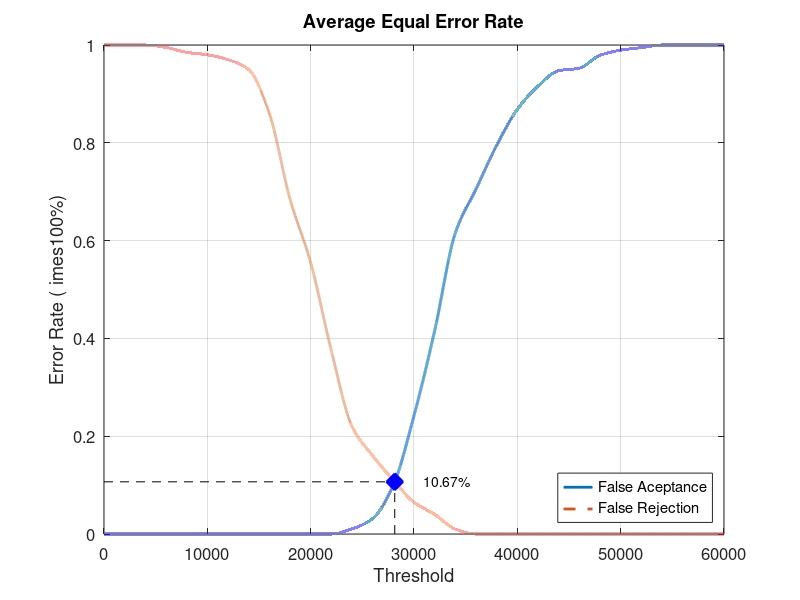
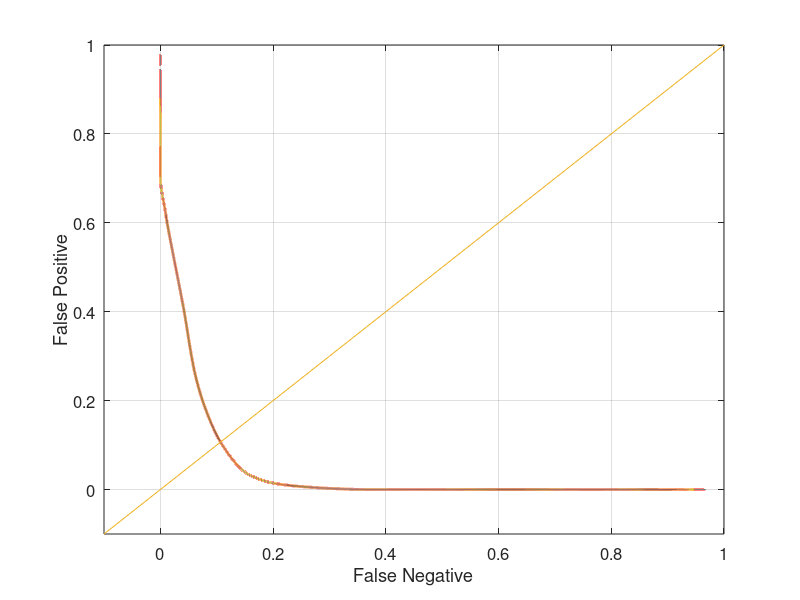

MATLAB code to generate these figures, in order:
close all;
clear;
clc;
x = 0:2000:60000;
xq = 0:0.5:60000;

y0 = [0 0 0 0 0 0 0 0 0 0 0 0 0.0105263 0.0315789 0.1 0.242105 0.415789 0.615789 0.705263 0.794737 0.868421 0.915789 0.947368 0.952632 0.978947 0.989474 0.994737 1 1 1 1]
yy0 = interp1(x, y0, xq, 'pchip');
y1 = [1 1 1 0.995 0.985 0.98 0.97 0.95 0.86 0.685 0.555 0.375 0.22 0.16 0.11 0.065 0.04 0.01 0 0 0 0 0 0 0 0 0 0 0 0 0]
yy1 = interp1(x, y1, xq, 'pchip');

% Calculating EER: 
y2 = abs(y0 - y1);
find(y2 == min(y2))
yy2 = abs(yy0 - yy1);
xEER = find(yy2 == min(yy2));
xEERIndex = xq(xEER) % X-axis EER
yEER = yy0(xEER) % Y-axis EER

main = figure
plot(xq, yy0,'-','LineWidth', 2);	hold on
plot(xq, yy1,'--','LineWidth', 2);	hold on
plot([xEERIndex xEERIndex], [0 yEER], 'k--');	hold on
plot([0 xEERIndex], [yEER yEER], 'k--');	hold on
plot(xEERIndex, yEER, 'bx', 'LineWidth', 10);	hold on
text(xEERIndex + 10 * xEERIndex / 100, yEER, [num2str(round((10000 * yEER)) / 100) '%'])
legend('False Aceptance', 'False Rejection', 'Location', 'SouthEast')
xlabel('Threshold')
ylabel('Error Rate (	imes100%)')
title('Average Equal Error Rate')
set(gca, 'FontSize', 12)
axis([0 60000 0 1])
grid on

print(main, 'Database4_1Main', '-dpng');
FNRxFPR = figure('Color', [1 1 1]);
plot(yy1, yy0, '-', yy1, yy0, 'LineWidth', 2);
hold on
y = -0.1:0.1:1
plot(y, y); 
set(gca, 'FontSize', 12)
xlabel('False Negative')
ylabel('False Positive')
axis([-0.1 1 -0.1 1])
set(gca, 'FontSize', 12)
grid on

print(FNRxFPR, 'Database4_1FNRxFPR','-dpng');
